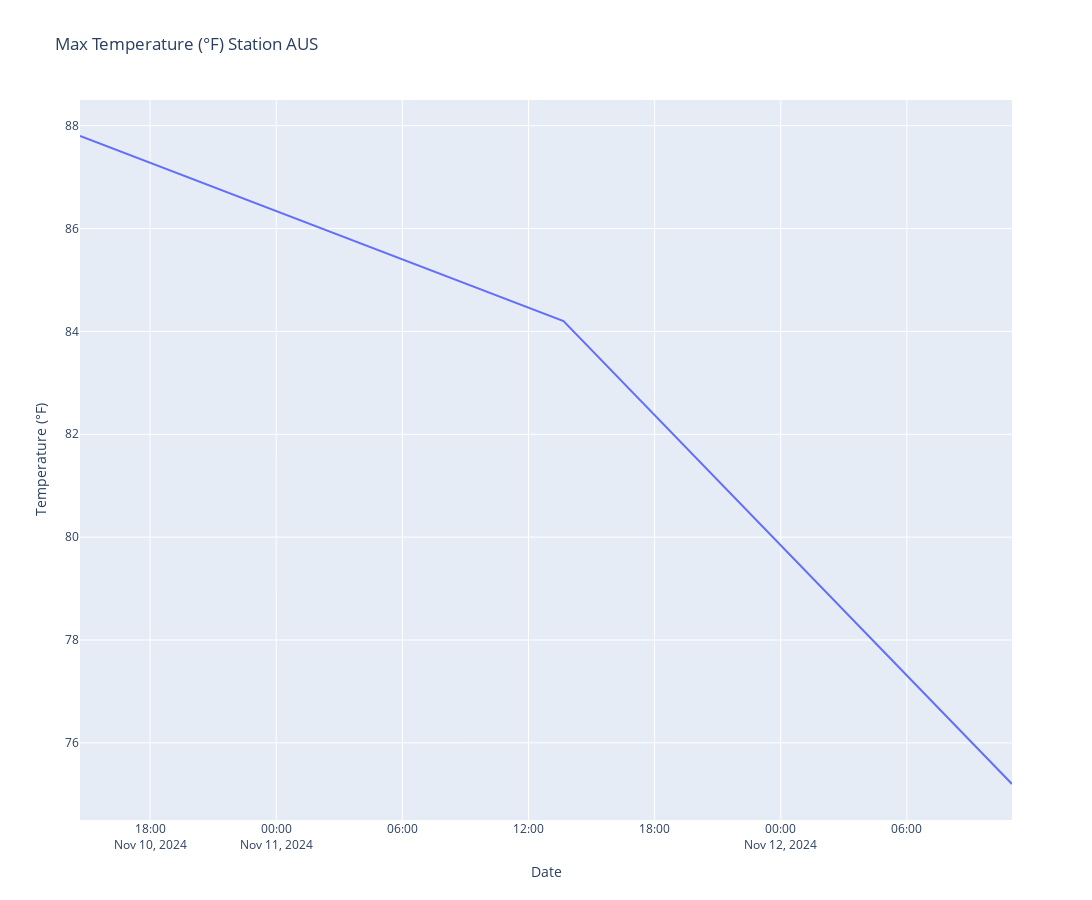

Notebook cell for this chart:
### Code cell
import plotly.express as px

max_idx = df.groupby(df.index.date)["temperature"].idxmax()

fig = px.line(df.loc[max_idx], y="temperature", title=f"Max Temperature (°F) Station {station}", width=1800, height=900)
fig.update_traces(mode="lines", hovertemplate=None)
fig.update_layout(hovermode="x")
fig.update_yaxes(title="Temperature (°F)")
fig.update_xaxes(title="Date")
fig.show()

### Figure 1 — Plotly figure (JSON) as saved in the notebook; plotly's stock layout.template omitted (floating-point values rounded to 4 significant figures)
{"data": [{"legendgroup": "", "line": {"color": "#636efa", "dash": "solid"}, "marker": {"symbol": "circle"}, "mode": "lines", "name": "", "orientation": "v", "showlegend": false, "type": "scatter", "x": ["2024-11-10T14:40:00-06:00", "2024-11-11T13:40:00-06:00", "2024-11-12T11:00:00-06:00"], "xaxis": "x", "y": [87.8, 84.2, 75.2], "yaxis": "y"}], "layout": {"height": 900, "hovermode": "x", "legend": {"tracegroupgap": 0}, "title": {"text": "Max Temperature (°F) Station AUS"}, "width": 1800, "xaxis": {"anchor": "y", "domain": [0, 1], "title": {"text": "Date"}}, "yaxis": {"anchor": "x", "domain": [0, 1], "title": {"text": "Temperature (°F)"}}}}
